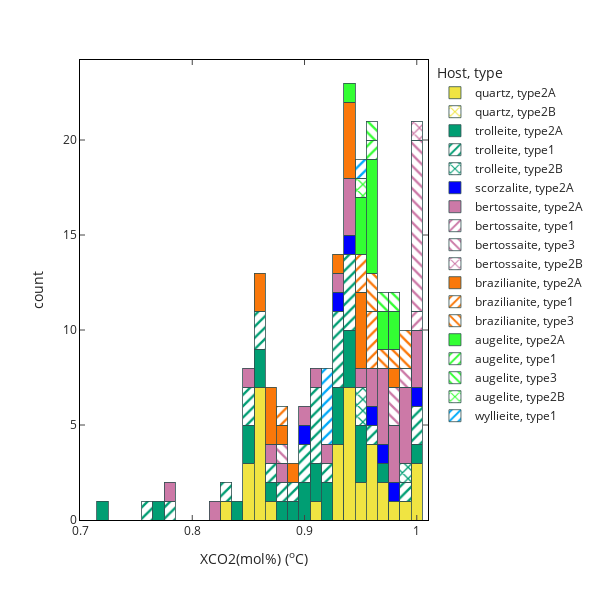

Write notebook code for a chart like this one.
### Markdown cell above
# Histogram

### Code cell
to_plot = df_FI

x = 'XCO2(mol%)'

fig = px.histogram(to_plot, x=x, 
                       color="Host",
                       pattern_shape="type",
                       labels={x: x+" (<sup>o</sup>C)"},
                       color_discrete_map=colors_map,
                       hover_data=["sample",'piece','field',"analysis","Phases","Host"])



# -------------------------------------------------------------------------------------------------

fig.update_xaxes(range=[to_plot[x].min()-1, to_plot[x].max()+1])

fig.update_layout(template="simple_white", 
                  barmode='stack',
                 height=600, width=600)

fig.update_xaxes(ticks='inside',zeroline=False,linecolor="black",showgrid=False,mirror= "allticks")
fig.update_yaxes(ticks='inside',zeroline=False,linecolor="black",showgrid=False,mirror= "allticks")

# x_tick = np.arange(to_plot[x].min()-1,to_plot[x].max()+1,1, dtype=int)
# fig.update_xaxes(tickvals=np.arange(-30,35,1))

fig.update_traces(marker=dict(line=dict(width=0.8,
                                        color='DarkSlateGrey')),
                 xbins=dict(size=0.01)
                 )


fig.update_xaxes(range=(0.7,1.01))

fig.write_image(data_dir+"figures/plot_hists_TmCL.pdf")

fig.show()

### Figure 1 — Plotly figure (JSON) as saved in the notebook; plotly's stock layout.template omitted (floating-point values rounded to 4 significant figures)
{"data": [{"alignmentgroup": "True", "bingroup": "x", "hovertemplate": "Host=quartz<br>type=type2A<br>XCO2(mol%) (<sup>o</sup>C)=%{x}<br>count=%{y}<extra></extra>", "legendgroup": "quartz, type2A", "marker": {"color": "rgb(240,228,66)", "line": {"color": "DarkSlateGrey", "width": 0.8}, "pattern": {"shape": ""}}, "name": "quartz, type2A", "offsetgroup": "quartz, type2A", "orientation": "v", "showlegend": true, "type": "histogram", "x": [0.959, 0.937, 0.908, 0.86, 0.826, 0.956, 0.859, 0.933, 0.859, 0.852, 0.855, 0.852, 0.857, 0.853, 0.863, 0.858, 0.866, null, null, null, null, null, null, 0.999, 0.996, 0.982, 0.994, 1, 0.968, 0.962, 0.949, 0.946, 0.956, null, 0.967, 0.939, 0.933, 0.927, 0.929, 0.94, 0.94, 0.935, 0.939, 0.936], "xaxis": "x", "xbins": {"size": 0.01}, "yaxis": "y"}, {"alignmentgroup": "True", "bingroup": "x", "hovertemplate": "Host=quartz<br>type=type2B<br>XCO2(mol%) (<sup>o</sup>C)=%{x}<br>count=%{y}<extra></extra>", "legendgroup": "quartz, type2B", "marker": {"color": "rgb(240,228,66)", "line": {"color": "DarkSlateGrey", "width": 0.8}, "pattern": {"shape": "x"}}, "name": "quartz, type2B", "offsetgroup": "quartz, type2B", "orientation": "v", "showlegend": true, "type": "histogram", "x": [null], "xaxis": "x", "xbins": {"size": 0.01}, "yaxis": "y"}, {"alignmentgroup": "True", "bingroup": "x", "hovertemplate": "Host=trolleite<br>type=type2A<br>XCO2(mol%) (<sup>o</sup>C)=%{x}<br>count=%{y}<extra></extra>", "legendgroup": "trolleite, type2A", "marker": {"color": "rgb(0,158,115)", "line": {"color": "DarkSlateGrey", "width": 0.8}, "pattern": {"shape": ""}}, "name": "trolleite, type2A", "offsetgroup": "trolleite, type2A", "orientation": "v", "showlegend": true, "type": "histogram", "x": [0.881, 0.94, 0.871, null, 0.773, null, null, null, null, 0.864, 0.938, 0.954, 0.954, 0.949, 0.9, 0.94, 0.966, 0.932, 0.91, 0.923, 1, 0.719, 0.932, 0.85, 0.838, 0.853, 0.895, 0.931, 0.908, 0.917, 0.888, 0.864, null, null, null, null, null], "xaxis": "x", "xbins": {"size": 0.01}, "yaxis": "y"}, {"alignmentgroup": "True", "bingroup": "x", "hovertemplate": "Host=trolleite<br>type=type1<br>XCO2(mol%) (<sup>o</sup>C)=%{x}<br>count=%{y}<extra></extra>", "legendgroup": "trolleite, type1", "marker": {"color": "rgb(0,158,115)", "line": {"color": "DarkSlateGrey", "width": 0.8}, "pattern": {"shape": "/"}}, "name": "trolleite, type1", "offsetgroup": "trolleite, type1", "orientation": "v", "showlegend": true, "type": "histogram", "x": [null, 0.944, 0.932, 0.985, null, 0.957, null, 0.944, 0.92, 0.914, 0.909, 0.926, 0.925, 0.94, 0.937, 0.931, 0.906, 1, 1, 0.9, 0.91, 0.878, 0.871, 0.781, 0.851, null, 0.862, 0.895, 0.885, 0.859, 0.851, 0.755, 0.834, null, null], "xaxis": "x", "xbins": {"size": 0.01}, "yaxis": "y"}, {"alignmentgroup": "True", "bingroup": "x", "hovertemplate": "Host=trolleite<br>type=type2B<br>XCO2(mol%) (<sup>o</sup>C)=%{x}<br>count=%{y}<extra></extra>", "legendgroup": "trolleite, type2B", "marker": {"color": "rgb(0,158,115)", "line": {"color": "DarkSlateGrey", "width": 0.8}, "pattern": {"shape": "x"}}, "name": "trolleite, type2B", "offsetgroup": "trolleite, type2B", "orientation": "v", "showlegend": true, "type": "histogram", "x": [0.953, 0.951, 0.991], "xaxis": "x", "xbins": {"size": 0.01}, "yaxis": "y"}, {"alignmentgroup": "True", "bingroup": "x", "hovertemplate": "Host=scorzalite<br>type=type2A<br>XCO2(mol%) (<sup>o</sup>C)=%{x}<br>count=%{y}<extra></extra>", "legendgroup": "scorzalite, type2A", "marker": {"color": "rgb(0,0,255)", "line": {"color": "DarkSlateGrey", "width": 0.8}, "pattern": {"shape": ""}}, "name": "scorzalite, type2A", "offsetgroup": "scorzalite, type2A", "orientation": "v", "showlegend": true, "type": "histogram", "x": [0.961, null, null, null, 0.901, 1, null, null, 0.967, 0.977, 0.928, 0.937], "xaxis": "x", "xbins": {"size": 0.01}, "yaxis": "y"}, {"alignmentgroup": "True", "bingroup": "x", "hovertemplate": "Host=bertossaite<br>type=type2A<br>XCO2(mol%) (<sup>o</sup>C)=%{x}<br>count=%{y}<extra></extra>", "legendgroup": "bertossaite, type2A", "marker": {"color": "rgb(204,121,167)", "line": {"color": "DarkSlateGrey", "width": 0.8}, "pattern": {"shape": ""}}, "name": "bertossaite, type2A", "offsetgroup": "bertossaite, type2A", "orientation": "v", "showlegend": true, "type": "histogram", "x": [0.934, null, 0.974, 0.981, null, null, null, 0.915, 0.984, 0.989, 1, 0.994, 0.966, 0.988, 0.816, 0.867, 0.898, 0.847, 0.94, 0.776, 0.943, 0.948, 0.97, 1, 0.97, 0.963, 0.976, 1, 0.994, 0.941, 0.914, 0.884, null, null, null, null, null, null, null, null, null, null, 0.963, null], "xaxis": "x", "xbins": {"size": 0.01}, "yaxis": "y"}, {"alignmentgroup": "True", "bingroup": "x", "hovertemplate": "Host=bertossaite<br>type=type1<br>XCO2(mol%) (<sup>o</sup>C)=%{x}<br>count=%{y}<extra></extra>", "legendgroup": "bertossaite, type1", "marker": {"color": "rgb(204,121,167)", "line": {"color": "DarkSlateGrey", "width": 0.8}, "pattern": {"shape": "/"}}, "name": "bertossaite, type1", "offsetgroup": "bertossaite, type1", "orientation": "v", "showlegend": true, "type": "histogram", "x": [0.998, null, null], "xaxis": "x", "xbins": {"size": 0.01}, "yaxis": "y"}, {"alignmentgroup": "True", "bingroup": "x", "hovertemplate": "Host=bertossaite<br>type=type3<br>XCO2(mol%) (<sup>o</sup>C)=%{x}<br>count=%{y}<extra></extra>", "legendgroup": "bertossaite, type3", "marker": {"color": "rgb(204,121,167)", "line": {"color": "DarkSlateGrey", "width": 0.8}, "pattern": {"shape": "\\"}}, "name": "bertossaite, type3", "offsetgroup": "bertossaite, type3", "orientation": "v", "showlegend": true, "type": "histogram", "x": [0.993, 0.995, 1, 1, 0.978, 0.999, 0.999, 0.982, 1, 1, 1, 1, null, 0.878], "xaxis": "x", "xbins": {"size": 0.01}, "yaxis": "y"}, {"alignmentgroup": "True", "bingroup": "x", "hovertemplate": "Host=bertossaite<br>type=type2B<br>XCO2(mol%) (<sup>o</sup>C)=%{x}<br>count=%{y}<extra></extra>", "legendgroup": "bertossaite, type2B", "marker": {"color": "rgb(204,121,167)", "line": {"color": "DarkSlateGrey", "width": 0.8}, "pattern": {"shape": "x"}}, "name": "bertossaite, type2B", "offsetgroup": "bertossaite, type2B", "orientation": "v", "showlegend": true, "type": "histogram", "x": [1, null], "xaxis": "x", "xbins": {"size": 0.01}, "yaxis": "y"}, {"alignmentgroup": "True", "bingroup": "x", "hovertemplate": "Host=brazilianite<br>type=type2A<br>XCO2(mol%) (<sup>o</sup>C)=%{x}<br>count=%{y}<extra></extra>", "legendgroup": "brazilianite, type2A", "marker": {"color": "rgb(250,120,10)", "line": {"color": "DarkSlateGrey", "width": 0.8}, "pattern": {"shape": ""}}, "name": "brazilianite, type2A", "offsetgroup": "brazilianite, type2A", "orientation": "v", "showlegend": true, "type": "histogram", "x": [0.944, 0.944, null, 0.977, 0.938, 0.935, 0.866, 0.875, 0.864, 0.87, 0.885, 0.869, 0.864, 0.933, 0.948, 0.95, 0.947, 0.952, null, null, null, null, null, null, null, null, null, null, null, null, null, null, null, null, null], "xaxis": "x", "xbins": {"size": 0.01}, "yaxis": "y"}, {"alignmentgroup": "True", "bingroup": "x", "hovertemplate": "Host=brazilianite<br>type=type1<br>XCO2(mol%) (<sup>o</sup>C)=%{x}<br>count=%{y}<extra></extra>", "legendgroup": "brazilianite, type1", "marker": {"color": "rgb(250,120,10)", "line": {"color": "DarkSlateGrey", "width": 0.8}, "pattern": {"shape": "/"}}, "name": "brazilianite, type1", "offsetgroup": "brazilianite, type1", "orientation": "v", "showlegend": true, "type": "histogram", "x": [0.955, 0.883, 0.945, 0.959, 0.963, 0.948, null], "xaxis": "x", "xbins": {"size": 0.01}, "yaxis": "y"}, {"alignmentgroup": "True", "bingroup": "x", "hovertemplate": "Host=brazilianite<br>type=type3<br>XCO2(mol%) (<sup>o</sup>C)=%{x}<br>count=%{y}<extra></extra>", "legendgroup": "brazilianite, type3", "marker": {"color": "rgb(250,120,10)", "line": {"color": "DarkSlateGrey", "width": 0.8}, "pattern": {"shape": "\\"}}, "name": "brazilianite, type3", "offsetgroup": "brazilianite, type3", "orientation": "v", "showlegend": true, "type": "histogram", "x": [0.982, 0.99, 0.992, 0.967, 0.957, 0.961], "xaxis": "x", "xbins": {"size": 0.01}, "yaxis": "y"}, {"alignmentgroup": "True", "bingroup": "x", "hovertemplate": "Host=augelite<br>type=type2A<br>XCO2(mol%) (<sup>o</sup>C)=%{x}<br>count=%{y}<extra></extra>", "legendgroup": "augelite, type2A", "marker": {"color": "rgb(51,255,51)", "line": {"color": "DarkSlateGrey", "width": 0.8}, "pattern": {"shape": ""}}, "name": "augelite, type2A", "offsetgroup": "augelite, type2A", "orientation": "v", "showlegend": true, "type": "histogram", "x": [0.956, 0.975, 0.975, 0.972, 0.949, 0.958, 0.964, 0.961, 0.963, 0.97, null, 0.958, 0.954, 0.947, 0.944, null, null, null], "xaxis": "x", "xbins": {"size": 0.01}, "yaxis": "y"}, {"alignmentgroup": "True", "bingroup": "x", "hovertemplate": "Host=augelite<br>type=type1<br>XCO2(mol%) (<sup>o</sup>C)=%{x}<br>count=%{y}<extra></extra>", "legendgroup": "augelite, type1", "marker": {"color": "rgb(51,255,51)", "line": {"color": "DarkSlateGrey", "width": 0.8}, "pattern": {"shape": "/"}}, "name": "augelite, type1", "offsetgroup": "augelite, type1", "orientation": "v", "showlegend": true, "type": "histogram", "x": [0.96], "xaxis": "x", "xbins": {"size": 0.01}, "yaxis": "y"}, {"alignmentgroup": "True", "bingroup": "x", "hovertemplate": "Host=augelite<br>type=type3<br>XCO2(mol%) (<sup>o</sup>C)=%{x}<br>count=%{y}<extra></extra>", "legendgroup": "augelite, type3", "marker": {"color": "rgb(51,255,51)", "line": {"color": "DarkSlateGrey", "width": 0.8}, "pattern": {"shape": "\\"}}, "name": "augelite, type3", "offsetgroup": "augelite, type3", "orientation": "v", "showlegend": true, "type": "histogram", "x": [0.975, 0.962, 0.971], "xaxis": "x", "xbins": {"size": 0.01}, "yaxis": "y"}, {"alignmentgroup": "True", "bingroup": "x", "hovertemplate": "Host=augelite<br>type=type2B<br>XCO2(mol%) (<sup>o</sup>C)=%{x}<br>count=%{y}<extra></extra>", "legendgroup": "augelite, type2B", "marker": {"color": "rgb(51,255,51)", "line": {"color": "DarkSlateGrey", "width": 0.8}, "pattern": {"shape": "x"}}, "name": "augelite, type2B", "offsetgroup": "augelite, type2B", "orientation": "v", "showlegend": true, "type": "histogram", "x": [0.954], "xaxis": "x", "xbins": {"size": 0.01}, "yaxis": "y"}, {"alignmentgroup": "True", "bingroup": "x", "hovertemplate": "Host=wyllieite<br>type=type1<br>XCO2(mol%) (<sup>o</sup>C)=%{x}<br>count=%{y}<extra></extra>", "legendgroup": "wyllieite, type1", "marker": {"color": "rgb(0,170,250)", "line": {"color": "DarkSlateGrey", "width": 0.8}, "pattern": {"shape": "/"}}, "name": "wyllieite, type1", "offsetgroup": "wyllieite, type1", "orientation": "v", "showlegend": true, "type": "histogram", "x": [0.949, 0.918, 0.917, 0.916, 0.917, null, null, null], "xaxis": "x", "xbins": {"size": 0.01}, "yaxis": "y"}], "layout": {"barmode": "stack", "height": 600, "legend": {"title": {"text": "Host, type"}, "tracegroupgap": 0}, "margin": {"t": 60}, "width": 600, "xaxis": {"anchor": "y", "domain": [0, 1], "linecolor": "black", "mirror": "allticks", "range": [0.7, 1.01], "showgrid": false, "ticks": "inside", "title": {"text": "XCO2(mol%) (<sup>o</sup>C)"}, "zeroline": false}, "yaxis": {"anchor": "x", "domain": [0, 1], "linecolor": "black", "mirror": "allticks", "showgrid": false, "ticks": "inside", "title": {"text": "count"}, "zeroline": false}}}
